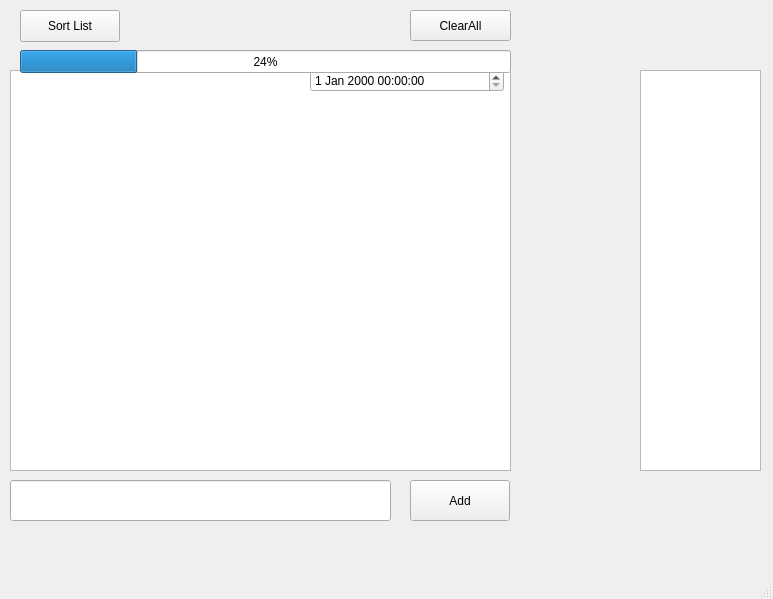
<?xml version="1.0" encoding="UTF-8"?>
<ui version="4.0">
 <class>MainWindow</class>
 <widget class="QMainWindow" name="MainWindow">
  <property name="geometry">
   <rect>
    <x>0</x>
    <y>0</y>
    <width>773</width>
    <height>599</height>
   </rect>
  </property>
  <property name="windowTitle">
   <string>MainWindow</string>
  </property>
  <widget class="QWidget" name="centralwidget">
   <widget class="QListWidget" name="listWidget">
    <property name="geometry">
     <rect>
      <x>10</x>
      <y>70</y>
      <width>501</width>
      <height>401</height>
     </rect>
    </property>
    <property name="dragEnabled">
     <bool>true</bool>
    </property>
    <property name="dragDropOverwriteMode">
     <bool>false</bool>
    </property>
    <property name="dragDropMode">
     <enum>QAbstractItemView::InternalMove</enum>
    </property>
    <property name="sortingEnabled">
     <bool>false</bool>
    </property>
   </widget>
   <widget class="QListWidget" name="listWidget_2">
    <property name="geometry">
     <rect>
      <x>640</x>
      <y>70</y>
      <width>121</width>
      <height>401</height>
     </rect>
    </property>
   </widget>
   <widget class="QPushButton" name="addButton">
    <property name="geometry">
     <rect>
      <x>410</x>
      <y>480</y>
      <width>100</width>
      <height>41</height>
     </rect>
    </property>
    <property name="text">
     <string>Add</string>
    </property>
   </widget>
   <widget class="QPushButton" name="clearButton_2">
    <property name="geometry">
     <rect>
      <x>410</x>
      <y>10</y>
      <width>101</width>
      <height>31</height>
     </rect>
    </property>
    <property name="cursor">
     <cursorShape>ForbiddenCursor</cursorShape>
    </property>
    <property name="autoFillBackground">
     <bool>false</bool>
    </property>
    <property name="text">
     <string>ClearAll</string>
    </property>
   </widget>
   <widget class="QLineEdit" name="txtTask">
    <property name="geometry">
     <rect>
      <x>10</x>
      <y>480</y>
      <width>381</width>
      <height>41</height>
     </rect>
    </property>
   </widget>
   <widget class="QDateTimeEdit" name="dateTimeEdit">
    <property name="geometry">
     <rect>
      <x>310</x>
      <y>70</y>
      <width>194</width>
      <height>22</height>
     </rect>
    </property>
   </widget>
   <widget class="QPushButton" name="SortButton">
    <property name="geometry">
     <rect>
      <x>20</x>
      <y>10</y>
      <width>100</width>
      <height>32</height>
     </rect>
    </property>
    <property name="text">
     <string>Sort List</string>
    </property>
   </widget>
   <widget class="QProgressBar" name="progressBar">
    <property name="geometry">
     <rect>
      <x>20</x>
      <y>50</y>
      <width>491</width>
      <height>23</height>
     </rect>
    </property>
    <property name="value">
     <number>24</number>
    </property>
   </widget>
  </widget>
  <widget class="QMenuBar" name="menubar">
   <property name="geometry">
    <rect>
     <x>0</x>
     <y>0</y>
     <width>773</width>
     <height>24</height>
    </rect>
   </property>
  </widget>
  <widget class="QStatusBar" name="statusbar"/>
 </widget>
 <resources/>
 <connections/>
</ui>
